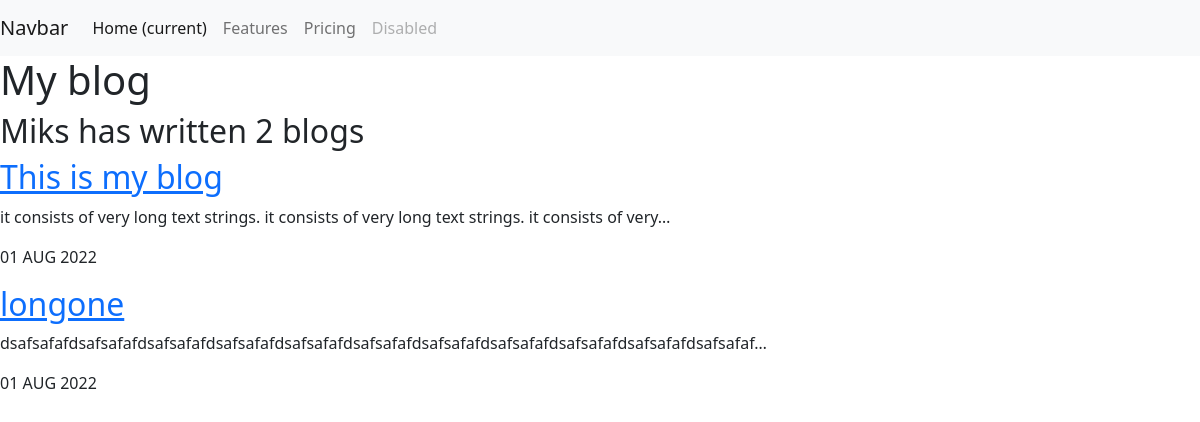
Screenshot of /blog/ with the database file from the repository.
### blog/models.py (models this page shows, shortened)
class Blog(models.Model):
    title = models.CharField(max_length=200)
    description = models.TextField(max_length=2500)
    date = models.DateField(default = '2022-08-01')

### blog/views.py (the view)
# urls.py: path('', views.all_blogs, name='all_blogs'),
def all_blogs(request):
    blogs = Blog.objects.order_by('-date')
    return render(request, 'blog/all_blogs.html', {'blogs':blogs})

### blog/templates/blog/all_blogs.html
{% extends 'portfolio/base.html' %}
{% block content %}
<h1>My blog</h1>
<h2>Miks has written {{ blogs.count }} blog{{ blogs.count|pluralize }}</h2>
{% for blog in blogs %}
<a href="{% url 'blog:detail' blog.id %}"><h2>{{ blog.title }}</h2></a>
<p>{{ blog.description|truncatechars:100 }}</p>
<p>{{ blog.date|date:'d M Y'|upper }}</p>
{% endfor %}
{% endblock %}

### rows the page displays
Blog: title "This is my blog", description "it consists of very long text strings. it consists of very long text strings. it consists of very…", date "01 AUG 2022"
Blog: title "longone", description "dsafsafafdsafsafafdsafsafafdsafsafafdsafsafafdsafsafafdsafsafafdsafsafafdsafsafafdsafsafafdsafsafaf…", date "01 AUG 2022"

### other values shown
{{ blogs.count }} "2"
